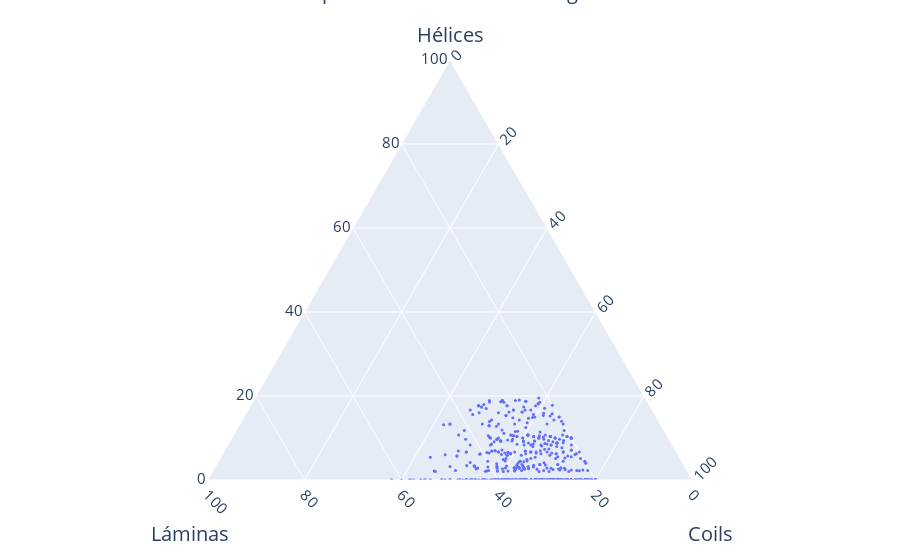

The code cell stored with this chart in its notebook:
### Code cell
import plotly.express as px


fig = px.scatter_ternary(betacoil_n, a='helix%', b='sheet%', c='coil%')

fig.update_traces(marker=dict(size=3),
                  selector=dict(mode='markers'))

def makeAxis(title, tickangle):
    return {
      'title': title,
      'titlefont': { 'size': 20 },
      'tickangle': tickangle,
      'tickfont': { 'size': 15 },
      'tickcolor': 'rgba(0,0,0,0)',
      'ticklen': 5,
      'showline': True,
      'showgrid': True
    }
fig.update_layout(
{
    'ternary': {
        'sum': 100,
        'aaxis': makeAxis('Hélices', 0),
        'baxis': makeAxis('<br>Láminas', 45),
        'caxis': makeAxis('<br>Coils', -45)
    },
    'annotations': [{
      'showarrow': False,
      'text': 'Composicion estructural set negativo',
        'x': 0.5,
        'y': 1.20,
        'font': { 'size': 20 }
    }]
}
        ) 
fig.show()

### Figure 1 — Plotly figure (JSON) as saved in the notebook; plotly's stock layout.template omitted (floating-point values rounded to 4 significant figures; data arrays with more than 128 entries replaced by an {"elided": "..."} marker saying what was removed)
{"data": [{"a": {"elided": "767 float values"}, "b": {"elided": "767 float values"}, "c": {"elided": "767 float values"}, "hovertemplate": "helix%=%{a}<br>sheet%=%{b}<br>coil%=%{c}<extra></extra>", "legendgroup": "", "marker": {"color": "#636efa", "size": 3, "symbol": "circle"}, "mode": "markers", "name": "", "showlegend": false, "subplot": "ternary", "type": "scatterternary"}], "layout": {"annotations": [{"font": {"size": 20}, "showarrow": false, "text": "Composicion estructural set negativo", "x": 0.5, "y": 1.2}], "legend": {"tracegroupgap": 0}, "margin": {"t": 60}, "ternary": {"aaxis": {"showgrid": true, "showline": true, "tickangle": 0, "tickcolor": "rgba(0,0,0,0)", "tickfont": {"size": 15}, "ticklen": 5, "title": {"font": {"size": 20}, "text": "Hélices"}}, "baxis": {"showgrid": true, "showline": true, "tickangle": 45, "tickcolor": "rgba(0,0,0,0)", "tickfont": {"size": 15}, "ticklen": 5, "title": {"font": {"size": 20}, "text": "<br>Láminas"}}, "caxis": {"showgrid": true, "showline": true, "tickangle": -45, "tickcolor": "rgba(0,0,0,0)", "tickfont": {"size": 15}, "ticklen": 5, "title": {"font": {"size": 20}, "text": "<br>Coils"}}, "domain": {"x": [0, 1], "y": [0, 1]}, "sum": 100}}}
